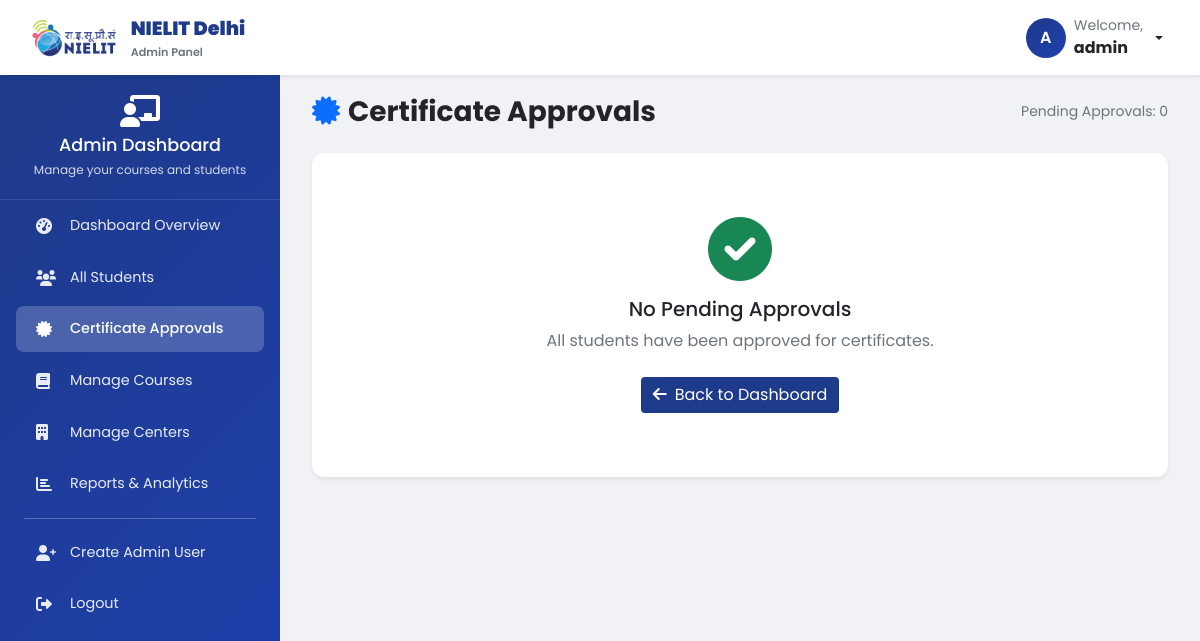
The page /dashboard/approve/ (signed in) on the database as committed earlier.
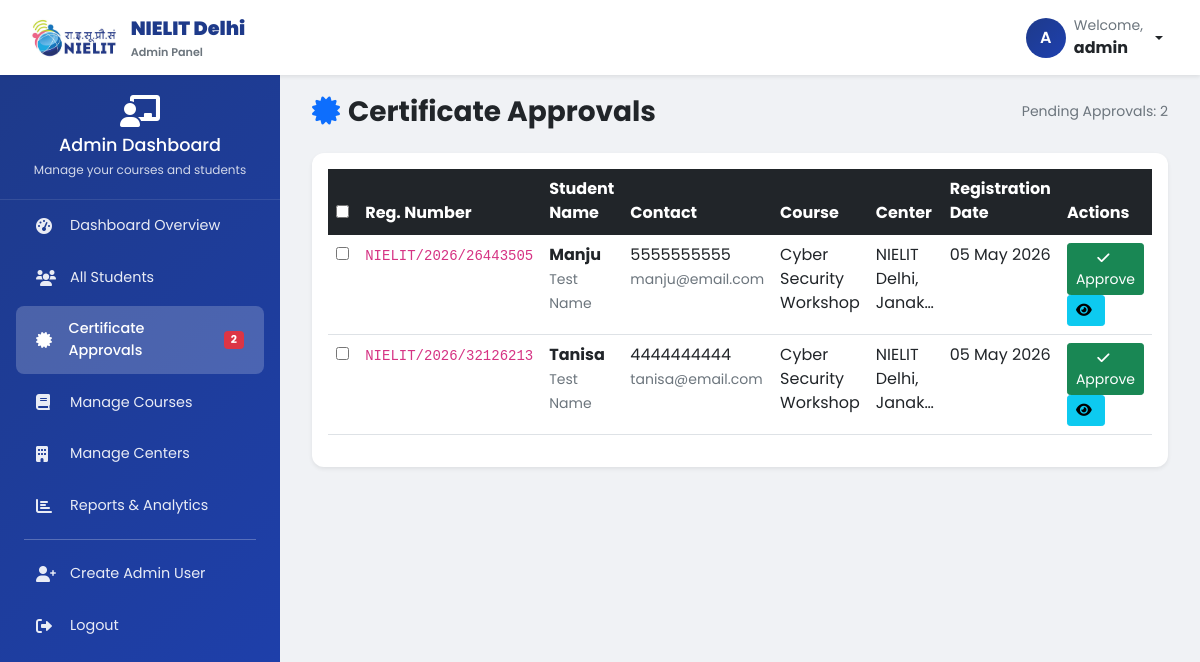
The same page on the database as committed later.
### registration/models.py (models this page shows, shortened)
class Student(models.Model):
    CATEGORY_CHOICES = [
        ('general', 'General'),
        ('sc', 'SC'),
        ('st', 'ST'),
        ('ews', 'EWS'),
        ('obc', 'OBC'),
    ]
    STATUS_CHOICES = [
        ('pending', 'Pending'),
        ('confirmed', 'Confirmed'),
        ('cancelled', 'Cancelled'),
        ('completed', 'Completed'),
    ]
    id = models.UUIDField(primary_key=True, default=uuid.uuid4, editable=False)
    name = models.CharField(max_length=200)
    mobile_number = models.CharField(max_length=10, validators=[
        RegexValidator(r'^\d{10}$', 'Enter a valid 10-digit mobile number')
    ])
    date_of_birth = models.DateField()
    category = models.CharField(max_length=20, choices=CATEGORY_CHOICES, default='general')
    email_id = models.EmailField()
    father_name = models.CharField(max_length=200)
    course_enrolled = models.ForeignKey(Course, on_delete=models.CASCADE, related_name='students')
    preferred_centre = models.ForeignKey(Centre, on_delete=models.CASCADE, related_name='students')
    is_approved = models.BooleanField(default=False)
    registration_date = models.DateTimeField(auto_now_add=True)
    registration_number = models.CharField(max_length=50, unique=True, blank=True)
    status = models.CharField(max_length=20, choices=STATUS_CHOICES, default='pending')
    updated_at = models.DateTimeField(auto_now=True)
    class Meta:
        unique_together = [['email_id', 'course_enrolled']]
        indexes = [
            models.Index(fields=['email_id', 'course_enrolled']),
            models.Index(fields=['mobile_number', 'course_enrolled']),
            models.Index(fields=['registration_number']),
        ]
        ordering = ['-registration_date']

### course/models.py (models this page shows, shortened)
class Course(models.Model):
    STATUS_CHOICES = [
        ('active', 'Active'),
        ('inactive', 'Inactive'),
        ('ongoing', 'Ongoing'),
        ('open', 'Open for Registration'),
        ('closed', 'Registration Closed'),
        ('completed', 'Completed'),
    ]
    MODE_CHOICES = [
        ('online', 'Online'),
        ('offline', 'Offline'),
        ('hybrid', 'Hybrid'),
    ]
    COURSE_TYPE_CHOICES = [
        ('regular', 'Regular Course (Multiple Days/Weeks)'),
        ('workshop', 'Single Day Workshop/Event'),
        ('seminar', 'Seminar'),
        ('webinar', 'Webinar'),
    ]
    id = models.UUIDField(primary_key=True, default=uuid.uuid4, editable=False)
    course_name = models.CharField(max_length=200)
    course_desc = models.TextField()
    slug = models.SlugField(max_length=200, unique=True, null=True, blank=True)
    course_duration = models.CharField(max_length=100, blank=True, null=True, help_text="e.g., 3 months, 6 weeks (for regular courses)")
    course_type = models.CharField(max_length=20, choices=COURSE_TYPE_CHOICES, default='regular')
    course_status = models.CharField(max_length=20, choices=STATUS_CHOICES, default='open')
    course_fees = models.DecimalField(max_digits=10, decimal_places=2, default=0, null=True, blank=True)
    is_free = models.BooleanField(default=False, null=True, blank=True)
    start_date = models.DateField(null=True, blank=True)
    end_date = models.DateField(null=True, blank=True)
    event_date = models.DateField(null=True, blank=True, help_text="For single day events/workshops")
    registration_deadline = models.DateField(null=True, blank=True)
    image = models.ImageField(upload_to=course_image_upload_path, blank=True, null=True)
    syllabus_file = models.FileField(upload_to=course_syllabus_upload_path, blank=True, null=True)
    modules_info = models.TextField(blank=True, null=True, help_text="Enter module details, topics covered, syllabus structure")
    prerequisites = models.TextField(blank=True, null=True)
    learning_outcomes = models.TextField(blank=True, null=True)
    mode = models.CharField(max_length=20, null=True, blank=True, choices=MODE_CHOICES, default='offline')
    max_seats = models.PositiveIntegerField(default=30, null=True, blank=True)
    available_centres = models.ManyToManyField(Centre, blank=True, related_name='available_courses',
                                                help_text="Select centres where this course is offered")
    is_active = models.BooleanField(default=True)
    is_featured = models.BooleanField(default=False)
    created_at = models.DateTimeField(auto_now_add=True)
    updated_at = models.DateTimeField(auto_now=True)
    class Meta:
        ordering = ['-created_at']

class Centre(models.Model):
    id = models.UUIDField(primary_key=True, default=uuid.uuid4, editable=False)
    centre_name = models.CharField(max_length=200)
    centre_address = models.TextField()
    centre_contact = models.CharField(max_length=15)
    centre_email = models.EmailField()
    centre_desc = models.TextField(blank=True)
    created_at = models.DateTimeField(auto_now_add=True)
    class Meta:
        ordering = ['centre_name']

### dashboard/views.py (the view)
# urls.py: path('approve/', views.approve_certificate, name='approve_certificate'),
@user_passes_test(is_admin)
def approve_certificate(request):
    students = Student.objects.filter(
        status='confirmed',
        is_approved=False
    ).select_related('course_enrolled', 'preferred_centre')
    context = {
        'students': students,
        'pending_approvals_count': students.count(),
    }
    return render(request, 'dashboard/approve_certificate.html', context)

### dashboard/views.py (called while the page is built)
def is_admin(user):
    return user.is_authenticated and user.is_staff

### dashboard/templates/dashboard/approve_certificate.html (shortened to what this page needs)
{% extends 'dashboard/base_dashboard.html' %}
{% block dashboard_content %}
<div class="container-fluid">
    <div class="d-flex justify-content-between align-items-center mb-4">
        <h1 class="h3 fw-bold text-dark mb-0">
            <i class="fas fa-certificate text-primary me-2"></i>Certificate Approvals
        </h1>
        <div class="text-muted small">Pending Approvals: {{ students|length }}</div>
    </div>
    <div class="card shadow-sm">
        <div class="card-body">
            {% if students %}
            <form method="post" id="approveForm" action="{% url 'dashboard:approve_bulk' %}">
                <div class="table-responsive">
                    <table class="table table-hover" id="approvalsTable">
                        <thead class="table-dark">
                            <tr>
                                <th width="40">
                                    <input type="checkbox" id="selectAll">
                                </th>
                                <th>Reg. Number</th>
                                <th>Student Name</th>
                                <th>Contact</th>
                                <th>Course</th>
                                <th>Center</th>
                                <th>Registration Date</th>
                                <th>Actions</th>
                            </tr>
                        </thead>
                        <tbody>
                            {% for student in students %}
                            <tr>
                                <td>
                                    <input type="checkbox" name="student_ids" value="{{ student.id }}" class="student-checkbox">
                                </td>
                                <td><code class="small">{{ student.registration_number }}</code></td>
                                <td>
                                    <strong>{{ student.name }}</strong><br>
                                    <small class="text-muted">{{ student.father_name }}</small>
                                </td>
                                <td>
                                    {{ student.mobile_number }}<br>
                                    <small class="text-muted">{{ student.email_id|truncatechars:20 }}</small>
                                </td>
                                <td>{{ student.course_enrolled.course_name|truncatechars:25 }}</td>
                                <td>{{ student.preferred_centre.centre_name|truncatechars:20 }}</td>
                                <td>{{ student.registration_date|date:"d M Y" }}</td>
                                <td>
                                    <button type="button" class="btn btn-sm btn-success approve-single" data-id="{{ student.id }}">
                                        <i class="fas fa-check me-1"></i>Approve
                                    </button>
                                    <a href="{% url 'dashboard:student_detail' student.id %}" class="btn btn-sm btn-info">
                                        <i class="fas fa-eye me-1"></i>
                                    </a>
                                </td>
                            </tr>
                            {% endfor %}
                        </tbody>
                    </table>
                </div>
            </form>
            {% else %}
            <div class="text-center py-5">
                <i class="fas fa-check-circle fa-4x text-success mb-3 d-block"></i>
                <h5>No Pending Approvals</h5>
                <p class="text-muted">All students have been approved for certificates.</p>
                <a href="{% url 'dashboard:index' %}" class="btn btn-primary mt-2">
                    <i class="fas fa-arrow-left me-2"></i>Back to Dashboard
                </a>
            </div>
            {% endif %}
        </div>
    </div>
</div>
{% endblock %}

### dashboard/templates/dashboard/base_dashboard.html (shortened to what the changed rows need)
{% load static %}
<!DOCTYPE html>
<html lang="en">
<head>
    <link href="https://cdn.jsdelivr.net/npm/bootstrap@5.1.3/dist/css/bootstrap.min.css" rel="stylesheet">
    <link rel="stylesheet" href="https://cdnjs.cloudflare.com/ajax/libs/font-awesome/6.0.0/css/all.min.css">
    <link href="https://cdn.datatables.net/1.11.5/css/dataTables.bootstrap5.min.css" rel="stylesheet">
</head>
<body>
    <div class="dashboard-container">
        <div class="dashboard-sidebar" id="dashboardSidebar">
            <nav class="nav flex-column px-2">
                <a class="nav-link {% if request.resolver_match.url_name == 'approve_certificate' %}active{% endif %}" href="{% url 'dashboard:approve_certificate' %}">
                    <i class="fas fa-certificate"></i>
                    <span>Certificate Approvals</span>
                    {% if pending_approvals_count %}
                    <span class="badge bg-danger ms-auto">{{ pending_approvals_count }}</span>
                    {% endif %}
                </a>
            </nav>
        </div>
        <div class="dashboard-content">
            {% block dashboard_content %}{% endblock %}
        </div>
    </div>
</body>
</html>

Rows that differ between the two databases and show on the page:
added Student: registration_number "NIELIT/2026/26443505", name "Manju", father_name "Test Name", mobile_number "5555555555", email_id "manju@email.com", course_enrolled.course_name "Cyber Security Workshop", preferred_centre.centre_name "NIELIT Delhi, Janak…", registration_date "05 May 2026"
added Student: registration_number "NIELIT/2026/32126213", name "Tanisa", father_name "Test Name", mobile_number "4444444444", email_id "tanisa@email.com", course_enrolled.course_name "Cyber Security Workshop", preferred_centre.centre_name "NIELIT Delhi, Janak…", registration_date "05 May 2026"
Other text that changed with them:
{{ pending_approvals_count }}: (not shown) → "2"
{{ students|length }}: "0" → "2"
form field value: (not shown) → "☐"
text no longer shown: "No Pending Approvals All students have been approved for certificates. Back to Dashboard"
text now shown: "Reg. Number Student Name Contact Course Center Registration Date Actions"
